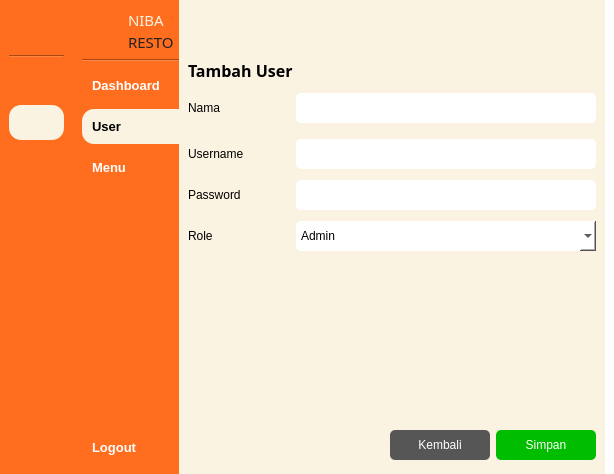
<?xml version="1.0" encoding="UTF-8"?>
<ui version="4.0">
 <class>MainWindow</class>
 <widget class="QMainWindow" name="MainWindow">
  <property name="geometry">
   <rect>
    <x>0</x>
    <y>0</y>
    <width>614</width>
    <height>474</height>
   </rect>
  </property>
  <property name="windowTitle">
   <string>MainWindow</string>
  </property>
  <property name="styleSheet">
   <string notr="true">background-color: rgb(255, 255, 255);</string>
  </property>
  <widget class="QWidget" name="centralwidget">
   <layout class="QGridLayout" name="gridLayout">
    <property name="leftMargin">
     <number>0</number>
    </property>
    <property name="topMargin">
     <number>0</number>
    </property>
    <property name="rightMargin">
     <number>0</number>
    </property>
    <property name="bottomMargin">
     <number>0</number>
    </property>
    <property name="horizontalSpacing">
     <number>0</number>
    </property>
    <item row="0" column="0">
     <widget class="QWidget" name="icon_only_widget" native="true">
      <property name="maximumSize">
       <size>
        <width>75</width>
        <height>16777215</height>
       </size>
      </property>
      <property name="styleSheet">
       <string notr="true">QPushButton {
	text-align: center;
	border-radius: 12px;
    padding: 10px;
    border: 0px;
	color: white;
    font-weight: 600;
}

QPushButton:hover {
	background-color: rgb(181, 171, 146);
}

QPushButton:checked {
	color: black;
	background-color: #FAF3E1;
}

QWidget {
	background-color: #FF6D1F;
}</string>
      </property>
      <layout class="QVBoxLayout" name="verticalLayout">
       <item>
        <layout class="QVBoxLayout" name="verticalLayout_7">
         <item>
          <layout class="QHBoxLayout" name="horizontalLayout_4">
           <property name="rightMargin">
            <number>5</number>
           </property>
           <item>
            <widget class="QLabel" name="label_4">
             <property name="sizePolicy">
              <sizepolicy hsizetype="Fixed" vsizetype="Fixed">
               <horstretch>0</horstretch>
               <verstretch>0</verstretch>
              </sizepolicy>
             </property>
             <property name="minimumSize">
              <size>
               <width>40</width>
               <height>40</height>
              </size>
             </property>
             <property name="maximumSize">
              <size>
               <width>40</width>
               <height>40</height>
              </size>
             </property>
             <property name="styleSheet">
              <string notr="true">QLabel {
    background-color: transparent;
    border-radius: 20px;
    background-image: url(:/yourpic.png);
    background-repeat: no-repeat;
    background-position: center;
}
</string>
             </property>
             <property name="text">
              <string/>
             </property>
             <property name="pixmap">
              <pixmap resource="images.qrc">:/image/images/logo-rounded.png</pixmap>
             </property>
             <property name="scaledContents">
              <bool>true</bool>
             </property>
            </widget>
           </item>
          </layout>
         </item>
         <item>
          <widget class="Line" name="line">
           <property name="orientation">
            <enum>Qt::Horizontal</enum>
           </property>
          </widget>
         </item>
         <item>
          <widget class="QPushButton" name="btn_dashboard_icon">
           <property name="font">
            <font>
             <family>Microsoft Sans Serif</family>
             <pointsize>10</pointsize>
             <weight>75</weight>
             <bold>true</bold>
            </font>
           </property>
           <property name="styleSheet">
            <string notr="true"/>
           </property>
           <property name="text">
            <string/>
           </property>
           <property name="icon">
            <iconset resource="images.qrc">
             <normaloff>:/image/images/mage--home-fill-off.png</normaloff>
             <normalon>:/image/images/mage--home-fill.png</normalon>
             <disabledoff>:/image/images/mage--home-fill-off.png</disabledoff>
             <disabledon>:/image/images/mage--home-fill.png</disabledon>
             <activeoff>:/image/images/mage--home-fill-off.png</activeoff>
             <activeon>:/image/images/mage--home-fill.png</activeon>
             <selectedoff>:/image/images/mage--home-fill-off.png</selectedoff>
             <selectedon>:/image/images/mage--home-fill.png</selectedon>:/image/images/mage--home-fill-off.png</iconset>
           </property>
           <property name="iconSize">
            <size>
             <width>20</width>
             <height>20</height>
            </size>
           </property>
           <property name="checkable">
            <bool>true</bool>
           </property>
           <property name="checked">
            <bool>false</bool>
           </property>
           <property name="autoExclusive">
            <bool>true</bool>
           </property>
          </widget>
         </item>
         <item>
          <widget class="QPushButton" name="btn_user_icon">
           <property name="font">
            <font>
             <family>MS Sans Serif</family>
             <pointsize>10</pointsize>
             <weight>75</weight>
             <bold>true</bold>
            </font>
           </property>
           <property name="styleSheet">
            <string notr="true"/>
           </property>
           <property name="text">
            <string/>
           </property>
           <property name="icon">
            <iconset resource="images.qrc">
             <normaloff>:/image/images/mage--users-fill-off.png</normaloff>
             <normalon>:/image/images/mage--users-fill.png</normalon>:/image/images/mage--users-fill-off.png</iconset>
           </property>
           <property name="iconSize">
            <size>
             <width>20</width>
             <height>20</height>
            </size>
           </property>
           <property name="checkable">
            <bool>true</bool>
           </property>
           <property name="checked">
            <bool>true</bool>
           </property>
           <property name="autoExclusive">
            <bool>true</bool>
           </property>
          </widget>
         </item>
         <item>
          <widget class="QPushButton" name="btn_menu_icon">
           <property name="font">
            <font>
             <family>MS Sans Serif</family>
             <pointsize>10</pointsize>
             <weight>75</weight>
             <bold>true</bold>
            </font>
           </property>
           <property name="styleSheet">
            <string notr="true"/>
           </property>
           <property name="text">
            <string/>
           </property>
           <property name="icon">
            <iconset resource="images.qrc">
             <normaloff>:/image/images/mage--clipboard-2-fill-off.png</normaloff>
             <normalon>:/image/images/mage--clipboard-2-fill.png</normalon>:/image/images/mage--clipboard-2-fill-off.png</iconset>
           </property>
           <property name="iconSize">
            <size>
             <width>20</width>
             <height>20</height>
            </size>
           </property>
           <property name="checkable">
            <bool>true</bool>
           </property>
           <property name="autoExclusive">
            <bool>true</bool>
           </property>
          </widget>
         </item>
         <item>
          <spacer name="verticalSpacer_3">
           <property name="orientation">
            <enum>Qt::Vertical</enum>
           </property>
           <property name="sizeHint" stdset="0">
            <size>
             <width>40</width>
             <height>200</height>
            </size>
           </property>
          </spacer>
         </item>
         <item>
          <widget class="QPushButton" name="btn_logout_icon">
           <property name="font">
            <font>
             <family>MS Sans Serif</family>
             <pointsize>10</pointsize>
             <weight>75</weight>
             <bold>true</bold>
            </font>
           </property>
           <property name="styleSheet">
            <string notr="true">QPushButton {
	border-radius: 12px;
}</string>
           </property>
           <property name="text">
            <string/>
           </property>
           <property name="icon">
            <iconset resource="images.qrc">
             <normaloff>:/image/images/mage--shut-down-fill-off.png</normaloff>
             <normalon>:/image/images/mage--shut-down-fill.png</normalon>:/image/images/mage--shut-down-fill-off.png</iconset>
           </property>
           <property name="iconSize">
            <size>
             <width>20</width>
             <height>20</height>
            </size>
           </property>
          </widget>
         </item>
        </layout>
       </item>
      </layout>
     </widget>
    </item>
    <item row="0" column="1">
     <widget class="QWidget" name="icon_name_widget" native="true">
      <property name="maximumSize">
       <size>
        <width>150</width>
        <height>16777215</height>
       </size>
      </property>
      <property name="styleSheet">
       <string notr="true">QPushButton {
	text-align: left;
	border-top-left-radius: 12px;
	border-bottom-left-radius: 12px;
    padding: 10px;
    border: 0px;
	color: white;
    font-weight: 600;
}

QPushButton:hover {
	background-color: rgb(181, 171, 146);
}

QPushButton:checked {
	color: black;
	background-color: #FAF3E1;
}

QWidget {
	background-color: #FF6D1F;
}</string>
      </property>
      <layout class="QVBoxLayout" name="verticalLayout_4">
       <property name="leftMargin">
        <number>9</number>
       </property>
       <property name="topMargin">
        <number>9</number>
       </property>
       <property name="rightMargin">
        <number>0</number>
       </property>
       <property name="bottomMargin">
        <number>9</number>
       </property>
       <item>
        <layout class="QVBoxLayout" name="verticalLayout_2">
         <item>
          <layout class="QHBoxLayout" name="horizontalLayout_2">
           <property name="rightMargin">
            <number>5</number>
           </property>
           <item>
            <widget class="QLabel" name="label_2">
             <property name="sizePolicy">
              <sizepolicy hsizetype="Fixed" vsizetype="Fixed">
               <horstretch>0</horstretch>
               <verstretch>0</verstretch>
              </sizepolicy>
             </property>
             <property name="minimumSize">
              <size>
               <width>40</width>
               <height>40</height>
              </size>
             </property>
             <property name="maximumSize">
              <size>
               <width>40</width>
               <height>40</height>
              </size>
             </property>
             <property name="styleSheet">
              <string notr="true">QLabel {
    background-color: transparent;
    border-radius: 20px;
    background-image: url(:/yourpic.png);
    background-repeat: no-repeat;
    background-position: center;
}
</string>
             </property>
             <property name="text">
              <string/>
             </property>
             <property name="pixmap">
              <pixmap resource="images.qrc">:/image/images/logo-rounded.png</pixmap>
             </property>
             <property name="scaledContents">
              <bool>true</bool>
             </property>
            </widget>
           </item>
           <item>
            <layout class="QVBoxLayout" name="verticalLayout_3">
             <property name="spacing">
              <number>0</number>
             </property>
             <item>
              <widget class="QLabel" name="label_3">
               <property name="maximumSize">
                <size>
                 <width>50</width>
                 <height>16777215</height>
                </size>
               </property>
               <property name="font">
                <font>
                 <family>Bauhaus 93</family>
                 <pointsize>11</pointsize>
                 <weight>50</weight>
                 <bold>false</bold>
                 <strikeout>false</strikeout>
                 <kerning>true</kerning>
                </font>
               </property>
               <property name="styleSheet">
                <string notr="true">color: #FAF3E1;</string>
               </property>
               <property name="text">
                <string>NIBA</string>
               </property>
               <property name="textFormat">
                <enum>Qt::PlainText</enum>
               </property>
              </widget>
             </item>
             <item>
              <widget class="QLabel" name="label_5">
               <property name="sizePolicy">
                <sizepolicy hsizetype="Minimum" vsizetype="Preferred">
                 <horstretch>0</horstretch>
                 <verstretch>0</verstretch>
                </sizepolicy>
               </property>
               <property name="maximumSize">
                <size>
                 <width>50</width>
                 <height>16777215</height>
                </size>
               </property>
               <property name="font">
                <font>
                 <family>Bauhaus 93</family>
                 <pointsize>11</pointsize>
                 <weight>50</weight>
                 <bold>false</bold>
                 <strikeout>false</strikeout>
                 <kerning>true</kerning>
                </font>
               </property>
               <property name="styleSheet">
                <string notr="true">color: #222222;</string>
               </property>
               <property name="text">
                <string>RESTO</string>
               </property>
               <property name="textFormat">
                <enum>Qt::PlainText</enum>
               </property>
               <property name="scaledContents">
                <bool>false</bool>
               </property>
              </widget>
             </item>
            </layout>
           </item>
          </layout>
         </item>
         <item>
          <widget class="Line" name="line_2">
           <property name="orientation">
            <enum>Qt::Horizontal</enum>
           </property>
          </widget>
         </item>
         <item>
          <widget class="QPushButton" name="btn_dashboard_expanded">
           <property name="font">
            <font>
             <family>Microsoft Sans Serif</family>
             <pointsize>10</pointsize>
             <weight>75</weight>
             <bold>true</bold>
            </font>
           </property>
           <property name="styleSheet">
            <string notr="true"/>
           </property>
           <property name="text">
            <string>Dashboard</string>
           </property>
           <property name="icon">
            <iconset resource="images.qrc">
             <normaloff>:/image/images/mage--home-fill-off.png</normaloff>
             <normalon>:/image/images/mage--home-fill.png</normalon>
             <disabledoff>:/image/images/mage--home-fill-off.png</disabledoff>
             <disabledon>:/image/images/mage--home-fill.png</disabledon>
             <activeoff>:/image/images/mage--home-fill-off.png</activeoff>
             <activeon>:/image/images/mage--home-fill.png</activeon>
             <selectedoff>:/image/images/mage--home-fill-off.png</selectedoff>
             <selectedon>:/image/images/mage--home-fill.png</selectedon>:/image/images/mage--home-fill-off.png</iconset>
           </property>
           <property name="iconSize">
            <size>
             <width>20</width>
             <height>20</height>
            </size>
           </property>
           <property name="checkable">
            <bool>true</bool>
           </property>
           <property name="checked">
            <bool>false</bool>
           </property>
           <property name="autoExclusive">
            <bool>true</bool>
           </property>
          </widget>
         </item>
         <item>
          <widget class="QPushButton" name="btn_user_expanded">
           <property name="font">
            <font>
             <family>MS Sans Serif</family>
             <pointsize>10</pointsize>
             <weight>75</weight>
             <bold>true</bold>
            </font>
           </property>
           <property name="styleSheet">
            <string notr="true"/>
           </property>
           <property name="text">
            <string>User</string>
           </property>
           <property name="icon">
            <iconset resource="images.qrc">
             <normaloff>:/image/images/mage--users-fill-off.png</normaloff>
             <normalon>:/image/images/mage--users-fill.png</normalon>:/image/images/mage--users-fill-off.png</iconset>
           </property>
           <property name="iconSize">
            <size>
             <width>20</width>
             <height>20</height>
            </size>
           </property>
           <property name="checkable">
            <bool>true</bool>
           </property>
           <property name="checked">
            <bool>true</bool>
           </property>
           <property name="autoExclusive">
            <bool>true</bool>
           </property>
          </widget>
         </item>
         <item>
          <widget class="QPushButton" name="btn_menu_expanded">
           <property name="font">
            <font>
             <family>MS Sans Serif</family>
             <pointsize>10</pointsize>
             <weight>75</weight>
             <bold>true</bold>
            </font>
           </property>
           <property name="styleSheet">
            <string notr="true"/>
           </property>
           <property name="text">
            <string>Menu</string>
           </property>
           <property name="icon">
            <iconset resource="images.qrc">
             <normaloff>:/image/images/mage--clipboard-2-fill-off.png</normaloff>
             <normalon>:/image/images/mage--clipboard-2-fill.png</normalon>:/image/images/mage--clipboard-2-fill-off.png</iconset>
           </property>
           <property name="iconSize">
            <size>
             <width>20</width>
             <height>20</height>
            </size>
           </property>
           <property name="checkable">
            <bool>true</bool>
           </property>
           <property name="autoExclusive">
            <bool>true</bool>
           </property>
          </widget>
         </item>
         <item>
          <spacer name="verticalSpacer_2">
           <property name="orientation">
            <enum>Qt::Vertical</enum>
           </property>
           <property name="sizeHint" stdset="0">
            <size>
             <width>40</width>
             <height>200</height>
            </size>
           </property>
          </spacer>
         </item>
         <item>
          <widget class="QPushButton" name="btn_logout_expanded">
           <property name="font">
            <font>
             <family>MS Sans Serif</family>
             <pointsize>10</pointsize>
             <weight>75</weight>
             <bold>true</bold>
            </font>
           </property>
           <property name="styleSheet">
            <string notr="true">QPushButton {
	border-radius: 12px;
}</string>
           </property>
           <property name="text">
            <string>Logout</string>
           </property>
           <property name="icon">
            <iconset resource="images.qrc">
             <normaloff>:/image/images/mage--shut-down-fill-off.png</normaloff>
             <normalon>:/image/images/mage--shut-down-fill.png</normalon>:/image/images/mage--shut-down-fill-off.png</iconset>
           </property>
           <property name="iconSize">
            <size>
             <width>20</width>
             <height>20</height>
            </size>
           </property>
          </widget>
         </item>
        </layout>
       </item>
      </layout>
     </widget>
    </item>
    <item row="0" column="2">
     <widget class="QWidget" name="main_menu" native="true">
      <property name="styleSheet">
       <string notr="true">background-color: rgb(255, 255, 255);</string>
      </property>
      <layout class="QVBoxLayout" name="verticalLayout_5">
       <property name="spacing">
        <number>0</number>
       </property>
       <property name="leftMargin">
        <number>0</number>
       </property>
       <property name="topMargin">
        <number>0</number>
       </property>
       <property name="bottomMargin">
        <number>0</number>
       </property>
       <item>
        <widget class="QWidget" name="widget" native="true">
         <property name="minimumSize">
          <size>
           <width>0</width>
           <height>50</height>
          </size>
         </property>
         <property name="maximumSize">
          <size>
           <width>16777215</width>
           <height>50</height>
          </size>
         </property>
         <property name="styleSheet">
          <string notr="true">background-color: rgb(250, 243, 225);</string>
         </property>
         <layout class="QHBoxLayout" name="horizontalLayout_6">
          <item>
           <layout class="QHBoxLayout" name="horizontalLayout">
            <item>
             <widget class="QPushButton" name="btn_expand">
              <property name="styleSheet">
               <string notr="true">QPushButton {
	text-align: left;
	border-radius: 12px;
    padding: 10px;
    border: 0px;
	color: black;
    font-weight: 600;
}

QPushButton:hover {
	background-color: #F5E7C6;
}

QPushButton:checked {
	background-color: #222222;
}</string>
              </property>
              <property name="text">
               <string/>
              </property>
              <property name="icon">
               <iconset resource="images.qrc">
                <normaloff>:/image/images/mage--dash-menu-off.png</normaloff>
                <normalon>:/image/images/mage--double-arrow-left-off.png</normalon>:/image/images/mage--dash-menu-off.png</iconset>
              </property>
              <property name="iconSize">
               <size>
                <width>20</width>
                <height>20</height>
               </size>
              </property>
              <property name="checkable">
               <bool>true</bool>
              </property>
             </widget>
            </item>
            <item>
             <spacer name="horizontalSpacer">
              <property name="orientation">
               <enum>Qt::Horizontal</enum>
              </property>
              <property name="sizeHint" stdset="0">
               <size>
                <width>20</width>
                <height>118</height>
               </size>
              </property>
             </spacer>
            </item>
           </layout>
          </item>
         </layout>
        </widget>
       </item>
       <item>
        <widget class="QWidget" name="widget_2" native="true">
         <property name="styleSheet">
          <string notr="true">QWidget {
	background-color: rgb(250, 243, 225);
}

QLabel {
	color:black;
}

QLineEdit {
	background-color: white;
	border-radius:  5px;
}

QComboBox {
	background-color: white;
	border-radius: 5px;
}</string>
         </property>
         <layout class="QVBoxLayout" name="verticalLayout_6">
          <item>
           <widget class="QLabel" name="label_7">
            <property name="maximumSize">
             <size>
              <width>16777215</width>
              <height>30</height>
             </size>
            </property>
            <property name="font">
             <font>
              <family>MS Reference Sans Serif</family>
              <pointsize>12</pointsize>
              <weight>75</weight>
              <bold>true</bold>
             </font>
            </property>
            <property name="styleSheet">
             <string notr="true">color:black;</string>
            </property>
            <property name="text">
             <string>Tambah User</string>
            </property>
            <property name="scaledContents">
             <bool>false</bool>
            </property>
            <property name="wordWrap">
             <bool>false</bool>
            </property>
           </widget>
          </item>
          <item>
           <layout class="QVBoxLayout" name="verticalLayout_8">
            <item>
             <layout class="QHBoxLayout" name="horizontalLayout_11">
              <item>
               <widget class="QLabel" name="label_8">
                <property name="styleSheet">
                 <string notr="true"/>
                </property>
                <property name="text">
                 <string>Nama</string>
                </property>
               </widget>
              </item>
              <item>
               <spacer name="horizontalSpacer_6">
                <property name="orientation">
                 <enum>Qt::Horizontal</enum>
                </property>
                <property name="sizeHint" stdset="0">
                 <size>
                  <width>20</width>
                  <height>40</height>
                 </size>
                </property>
               </spacer>
              </item>
              <item>
               <widget class="QLineEdit" name="lineEdit">
                <property name="minimumSize">
                 <size>
                  <width>300</width>
                  <height>30</height>
                 </size>
                </property>
                <property name="maximumSize">
                 <size>
                  <width>300</width>
                  <height>30</height>
                 </size>
                </property>
                <property name="styleSheet">
                 <string notr="true"/>
                </property>
               </widget>
              </item>
             </layout>
            </item>
            <item>
             <layout class="QHBoxLayout" name="horizontalLayout_10">
              <item>
               <widget class="QLabel" name="label_9">
                <property name="text">
                 <string>Username</string>
                </property>
               </widget>
              </item>
              <item>
               <spacer name="horizontalSpacer_5">
                <property name="orientation">
                 <enum>Qt::Horizontal</enum>
                </property>
                <property name="sizeHint" stdset="0">
                 <size>
                  <width>20</width>
                  <height>40</height>
                 </size>
                </property>
               </spacer>
              </item>
              <item>
               <widget class="QLineEdit" name="lineEdit_2">
                <property name="minimumSize">
                 <size>
                  <width>300</width>
                  <height>30</height>
                 </size>
                </property>
                <property name="maximumSize">
                 <size>
                  <width>300</width>
                  <height>30</height>
                 </size>
                </property>
               </widget>
              </item>
             </layout>
            </item>
            <item>
             <layout class="QHBoxLayout" name="horizontalLayout_3">
              <item>
               <widget class="QLabel" name="label">
                <property name="text">
                 <string>Password</string>
                </property>
               </widget>
              </item>
              <item>
               <spacer name="horizontalSpacer_3">
                <property name="orientation">
                 <enum>Qt::Horizontal</enum>
                </property>
                <property name="sizeHint" stdset="0">
                 <size>
                  <width>40</width>
                  <height>20</height>
                 </size>
                </property>
               </spacer>
              </item>
              <item>
               <widget class="QLineEdit" name="lineEdit_3">
                <property name="sizePolicy">
                 <sizepolicy hsizetype="Expanding" vsizetype="Fixed">
                  <horstretch>0</horstretch>
                  <verstretch>0</verstretch>
                 </sizepolicy>
                </property>
                <property name="minimumSize">
                 <size>
                  <width>300</width>
                  <height>30</height>
                 </size>
                </property>
                <property name="maximumSize">
                 <size>
                  <width>300</width>
                  <height>30</height>
                 </size>
                </property>
                <property name="echoMode">
                 <enum>QLineEdit::Password</enum>
                </property>
               </widget>
              </item>
             </layout>
            </item>
            <item>
             <layout class="QHBoxLayout" name="horizontalLayout_8">
              <item>
               <widget class="QLabel" name="label_11">
                <property name="text">
                 <string>Role</string>
                </property>
               </widget>
              </item>
              <item>
               <spacer name="horizontalSpacer_2">
                <property name="orientation">
                 <enum>Qt::Horizontal</enum>
                </property>
                <property name="sizeHint" stdset="0">
                 <size>
                  <width>20</width>
                  <height>40</height>
                 </size>
                </property>
               </spacer>
              </item>
              <item>
               <widget class="QComboBox" name="comboBox">
                <property name="minimumSize">
                 <size>
                  <width>300</width>
                  <height>30</height>
                 </size>
                </property>
                <property name="maximumSize">
                 <size>
                  <width>300</width>
                  <height>30</height>
                 </size>
                </property>
                <item>
                 <property name="text">
                  <string>Admin</string>
                 </property>
                </item>
                <item>
                 <property name="text">
                  <string>Kasir</string>
                 </property>
                </item>
               </widget>
              </item>
             </layout>
            </item>
           </layout>
          </item>
          <item>
           <spacer name="verticalSpacer_4">
            <property name="orientation">
             <enum>Qt::Vertical</enum>
            </property>
            <property name="sizeHint" stdset="0">
             <size>
              <width>20</width>
              <height>71</height>
             </size>
            </property>
           </spacer>
          </item>
          <item>
           <layout class="QHBoxLayout" name="horizontalLayout_15">
            <item>
             <spacer name="horizontalSpacer_8">
              <property name="orientation">
               <enum>Qt::Horizontal</enum>
              </property>
              <property name="sizeHint" stdset="0">
               <size>
                <width>20</width>
                <height>40</height>
               </size>
              </property>
             </spacer>
            </item>
            <item>
             <widget class="QPushButton" name="pushButton_3">
              <property name="minimumSize">
               <size>
                <width>100</width>
                <height>30</height>
               </size>
              </property>
              <property name="maximumSize">
               <size>
                <width>100</width>
                <height>30</height>
               </size>
              </property>
              <property name="styleSheet">
               <string notr="true">QPushButton {
	background-color: rgb(86, 86, 86);
	color:  white;
	padding: 2px;
	border-radius: 5px;
}</string>
              </property>
              <property name="text">
               <string>Kembali</string>
              </property>
             </widget>
            </item>
            <item>
             <widget class="QPushButton" name="btn_save">
              <property name="minimumSize">
               <size>
                <width>100</width>
                <height>30</height>
               </size>
              </property>
              <property name="maximumSize">
               <size>
                <width>100</width>
                <height>30</height>
               </size>
              </property>
              <property name="styleSheet">
               <string notr="true">QPushButton {
	background-color: rgb(0, 189, 0);
	color: white;
	padding: 2px;
	border-radius: 5px;
}</string>
              </property>
              <property name="text">
               <string>Simpan</string>
              </property>
             </widget>
            </item>
           </layout>
          </item>
         </layout>
        </widget>
       </item>
      </layout>
     </widget>
    </item>
   </layout>
  </widget>
 </widget>
 <resources>
  <include location="images.qrc"/>
 </resources>
 <connections>
  <connection>
   <sender>btn_expand</sender>
   <signal>toggled(bool)</signal>
   <receiver>icon_only_widget</receiver>
   <slot>setHidden(bool)</slot>
   <hints>
    <hint type="sourcelabel">
     <x>221</x>
     <y>54</y>
    </hint>
    <hint type="destinationlabel">
     <x>63</x>
     <y>252</y>
    </hint>
   </hints>
  </connection>
  <connection>
   <sender>btn_expand</sender>
   <signal>toggled(bool)</signal>
   <receiver>icon_name_widget</receiver>
   <slot>setVisible(bool)</slot>
   <hints>
    <hint type="sourcelabel">
     <x>240</x>
     <y>61</y>
    </hint>
    <hint type="destinationlabel">
     <x>186</x>
     <y>243</y>
    </hint>
   </hints>
  </connection>
  <connection>
   <sender>btn_logout_expanded</sender>
   <signal>clicked()</signal>
   <receiver>MainWindow</receiver>
   <slot>close()</slot>
   <hints>
    <hint type="sourcelabel">
     <x>185</x>
     <y>463</y>
    </hint>
    <hint type="destinationlabel">
     <x>140</x>
     <y>470</y>
    </hint>
   </hints>
  </connection>
  <connection>
   <sender>btn_dashboard_expanded</sender>
   <signal>toggled(bool)</signal>
   <receiver>btn_dashboard_icon</receiver>
   <slot>setChecked(bool)</slot>
   <hints>
    <hint type="sourcelabel">
     <x>137</x>
     <y>107</y>
    </hint>
    <hint type="destinationlabel">
     <x>31</x>
     <y>114</y>
    </hint>
   </hints>
  </connection>
  <connection>
   <sender>btn_user_expanded</sender>
   <signal>toggled(bool)</signal>
   <receiver>btn_user_icon</receiver>
   <slot>setChecked(bool)</slot>
   <hints>
    <hint type="sourcelabel">
     <x>109</x>
     <y>148</y>
    </hint>
    <hint type="destinationlabel">
     <x>35</x>
     <y>161</y>
    </hint>
   </hints>
  </connection>
  <connection>
   <sender>btn_menu_expanded</sender>
   <signal>toggled(bool)</signal>
   <receiver>btn_menu_icon</receiver>
   <slot>setChecked(bool)</slot>
   <hints>
    <hint type="sourcelabel">
     <x>117</x>
     <y>201</y>
    </hint>
    <hint type="destinationlabel">
     <x>37</x>
     <y>202</y>
    </hint>
   </hints>
  </connection>
  <connection>
   <sender>btn_dashboard_icon</sender>
   <signal>toggled(bool)</signal>
   <receiver>btn_dashboard_expanded</receiver>
   <slot>setChecked(bool)</slot>
   <hints>
    <hint type="sourcelabel">
     <x>43</x>
     <y>100</y>
    </hint>
    <hint type="destinationlabel">
     <x>123</x>
     <y>100</y>
    </hint>
   </hints>
  </connection>
  <connection>
   <sender>btn_user_icon</sender>
   <signal>toggled(bool)</signal>
   <receiver>btn_user_expanded</receiver>
   <slot>setChecked(bool)</slot>
   <hints>
    <hint type="sourcelabel">
     <x>23</x>
     <y>145</y>
    </hint>
    <hint type="destinationlabel">
     <x>168</x>
     <y>144</y>
    </hint>
   </hints>
  </connection>
  <connection>
   <sender>btn_menu_icon</sender>
   <signal>toggled(bool)</signal>
   <receiver>btn_menu_expanded</receiver>
   <slot>setChecked(bool)</slot>
   <hints>
    <hint type="sourcelabel">
     <x>34</x>
     <y>182</y>
    </hint>
    <hint type="destinationlabel">
     <x>153</x>
     <y>196</y>
    </hint>
   </hints>
  </connection>
  <connection>
   <sender>btn_logout_icon</sender>
   <signal>clicked()</signal>
   <receiver>MainWindow</receiver>
   <slot>close()</slot>
   <hints>
    <hint type="sourcelabel">
     <x>38</x>
     <y>445</y>
    </hint>
    <hint type="destinationlabel">
     <x>48</x>
     <y>513</y>
    </hint>
   </hints>
  </connection>
 </connections>
</ui>
